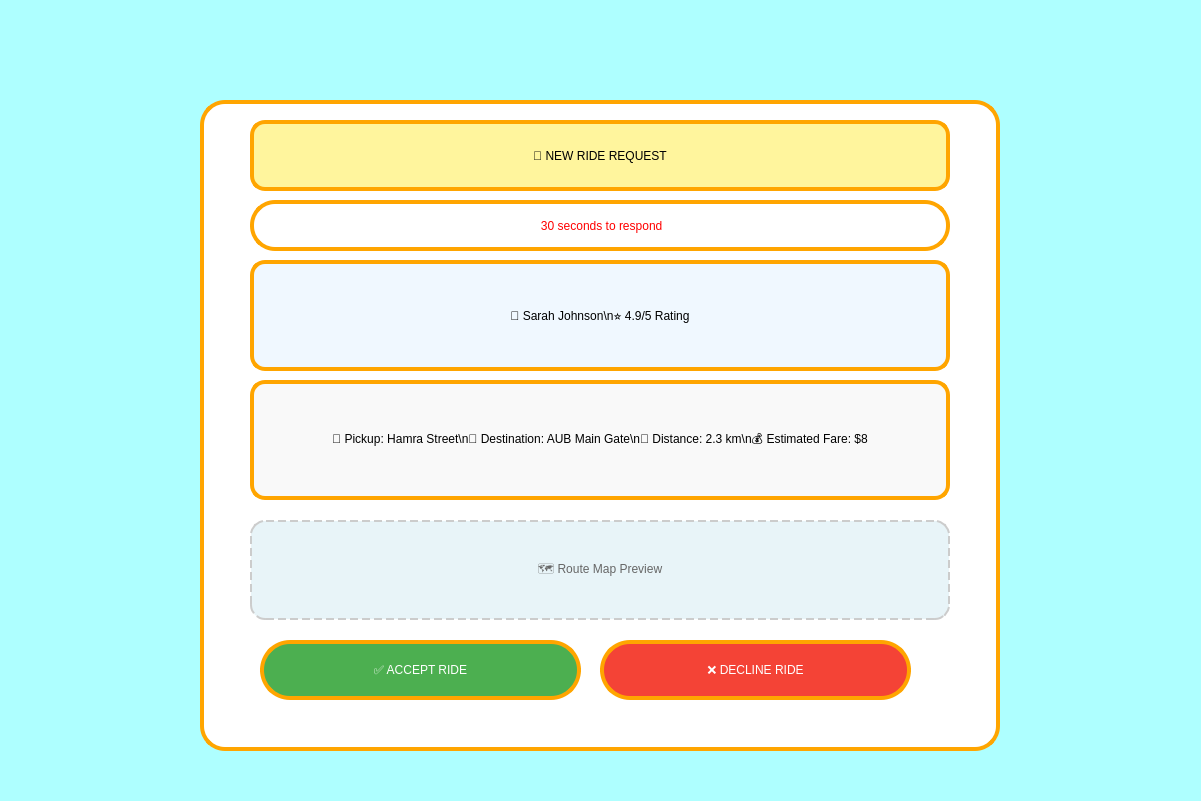
<?xml version="1.0" encoding="UTF-8"?>
<ui version="4.0">
 <class>Dialog</class>
 <widget class="QDialog" name="Dialog">
  <property name="geometry">
   <rect>
    <x>0</x>
    <y>0</y>
    <width>1201</width>
    <height>801</height>
   </rect>
  </property>
  <property name="windowTitle">
   <string>AUBus - Ride Request</string>
  </property>
  <property name="styleSheet">
   <string notr="true">background-color: rgba(170, 255, 255, 200);</string>
  </property>
  <widget class="QWidget" name="requestCard" native="true">
   <property name="geometry">
    <rect>
     <x>200</x>
     <y>100</y>
     <width>800</width>
     <height>651</height>
    </rect>
   </property>
   <property name="styleSheet">
    <string notr="true">
     background-color: white;
     border-radius: 25px;
     border: 4px solid #FFA500;
    </string>
   </property>
   <widget class="QLabel" name="requestHeader">
    <property name="geometry">
     <rect>
      <x>50</x>
      <y>20</y>
      <width>700</width>
      <height>71</height>
     </rect>
    </property>
    <property name="styleSheet">
     <string notr="true">
      font: 63 22pt &quot;Sitka Heading Semibold&quot;;
      color: black;
      background-color: rgb(255, 245, 157);
      border-radius: 15px;
      padding: 10px;
     </string>
    </property>
    <property name="text">
     <string>🚨 NEW RIDE REQUEST</string>
    </property>
    <property name="alignment">
     <set>Qt::AlignCenter</set>
    </property>
   </widget>
   <widget class="QLabel" name="timerLabel">
    <property name="geometry">
     <rect>
      <x>50</x>
      <y>100</y>
      <width>700</width>
      <height>51</height>
     </rect>
    </property>
    <property name="styleSheet">
     <string notr="true">
      font: 63 14pt &quot;Sitka Heading Semibold&quot;;
      color: #FF0000;
     </string>
    </property>
    <property name="text">
     <string> 30 seconds to respond</string>
    </property>
    <property name="alignment">
     <set>Qt::AlignCenter</set>
    </property>
   </widget>
   <widget class="QLabel" name="passengerInfo">
    <property name="geometry">
     <rect>
      <x>50</x>
      <y>160</y>
      <width>700</width>
      <height>111</height>
     </rect>
    </property>
    <property name="styleSheet">
     <string notr="true">
      font: 63 14pt &quot;Sitka Heading Semibold&quot;;
      color: black;
      background-color: #f0f8ff;
      border-radius: 15px;
      padding: 15px;
     </string>
    </property>
    <property name="text">
     <string>👤 Sarah Johnson\n⭐ 4.9/5 Rating</string>
    </property>
    <property name="alignment">
     <set>Qt::AlignCenter</set>
    </property>
   </widget>
   <widget class="QLabel" name="rideDetails">
    <property name="geometry">
     <rect>
      <x>50</x>
      <y>280</y>
      <width>700</width>
      <height>120</height>
     </rect>
    </property>
    <property name="styleSheet">
     <string notr="true">
      font: 63 8pt &quot;Sitka Heading Semibold&quot;;
      color: black;
      background-color: #f9f9f9;
      border-radius: 15px;
      padding: 15px;
     </string>
    </property>
    <property name="text">
     <string>📍 Pickup: Hamra Street\n🎯 Destination: AUB Main Gate\n📏 Distance: 2.3 km\n💰 Estimated Fare: $8</string>
    </property>
    <property name="alignment">
     <set>Qt::AlignCenter</set>
    </property>
   </widget>
   <widget class="QLabel" name="mapPreview">
    <property name="geometry">
     <rect>
      <x>50</x>
      <y>420</y>
      <width>700</width>
      <height>100</height>
     </rect>
    </property>
    <property name="styleSheet">
     <string notr="true">
      background-color: #e8f4f8;
      border-radius: 15px;
      border: 2px dashed #cccccc;
      font: 63 14pt &quot;Sitka Heading Semibold&quot;;
      color: #666666;
     </string>
    </property>
    <property name="text">
     <string>🗺️ Route Map Preview</string>
    </property>
    <property name="alignment">
     <set>Qt::AlignCenter</set>
    </property>
   </widget>
   <widget class="QPushButton" name="acceptButton">
    <property name="geometry">
     <rect>
      <x>60</x>
      <y>540</y>
      <width>321</width>
      <height>60</height>
     </rect>
    </property>
    <property name="styleSheet">
     <string notr="true">
      background-color: #4CAF50;
      border-radius: 30px;
      font: 63 16pt &quot;Sitka Heading Semibold&quot;;
      color: white;
     </string>
    </property>
    <property name="text">
     <string>✅ ACCEPT RIDE</string>
    </property>
   </widget>
   <widget class="QPushButton" name="declineButton">
    <property name="geometry">
     <rect>
      <x>400</x>
      <y>540</y>
      <width>311</width>
      <height>60</height>
     </rect>
    </property>
    <property name="styleSheet">
     <string notr="true">
      background-color: #f44336;
      border-radius: 30px;
      font: 63 16pt &quot;Sitka Heading Semibold&quot;;
      color: white;
     </string>
    </property>
    <property name="text">
     <string>❌ DECLINE RIDE</string>
    </property>
   </widget>
  </widget>
 </widget>
 <resources/>
 <connections/>
</ui>
